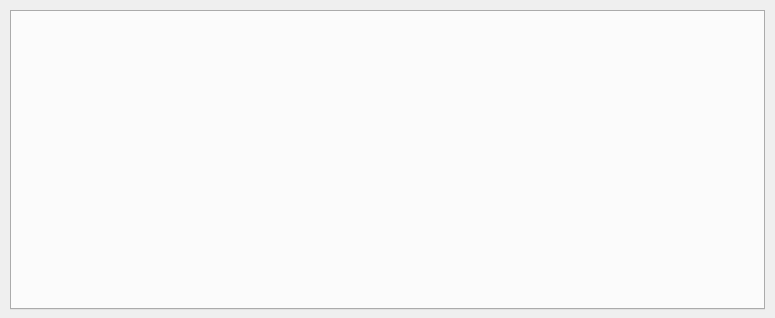
<?xml version="1.0" encoding="UTF-8"?>
<ui version="4.0">
 <class>TabHealer</class>
 <widget class="QWidget" name="TabHealer">
  <property name="geometry">
   <rect>
    <x>0</x>
    <y>0</y>
    <width>775</width>
    <height>318</height>
   </rect>
  </property>
  <property name="windowTitle">
   <string>Form</string>
  </property>
  <widget class="QTabWidget" name="tabWidget">
   <property name="geometry">
    <rect>
     <x>10</x>
     <y>10</y>
     <width>755</width>
     <height>300</height>
    </rect>
   </property>
  </widget>
 </widget>
 <resources/>
 <connections/>
</ui>
